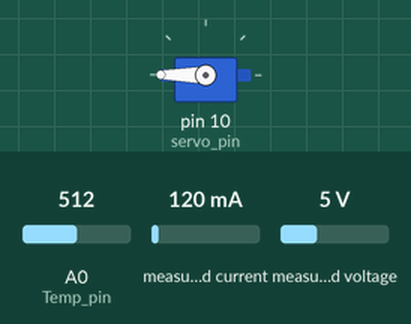
Recording of a sketch running on a simulated Arduino Uno, built with avr-gcc and run on an emulated ATmega328P. On the bench: servo. Inputs (shaded band) come from the test bench; at power-on: measured current 120 mA, A0 (Temp_pin) = 512, measured voltage 5 V. What the sketch prints to the serial monitor is not drawn.

Above: at 1.1 s.
1.2 s: measured current set to 273 mA
2.7 s: measured current set to 313 mA
At 3.1 s:
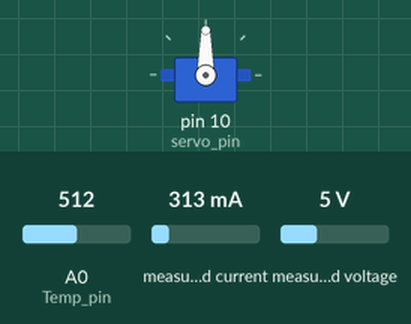
At 4.8 s:
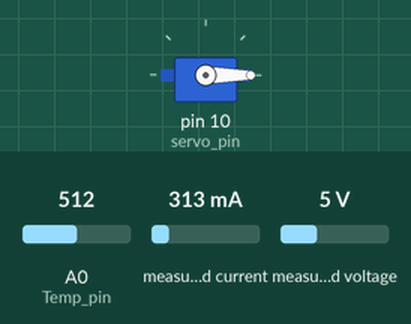
Timing chart, 0 to 8.8 s (numbered marks = the images above; inputs shaded):
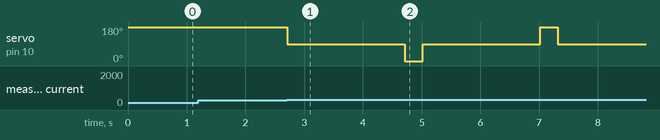

The sketch:

blinds1.0.ino
```cpp
#include <Adafruit_INA219.h>
#include <Servo.h>


int Temp_pin = A0;
int servo_pin = 10;
float temp_adjust = 4.5;
long closing_time = -1;
long current_pos;
int global_dir = 1; //
Adafruit_INA219 ina219;
Servo Servo;

void setup() {
  Serial.begin(9600);
  while (!Serial) {
    delay(1);
  }
  Serial.println("Hello!");
  Servo.attach(servo_pin); //Attach the servo to the arduino digital pin

  if (!ina219.begin()) {
    Serial.println("Failed to find INA219 chip");
    while (1) { delay(10); }
  }

  ina219.setCalibration_32V_1A();
  closing_time = initialize_blinds();

  delay(2000);
}

void loop() {
  decider();
  delay(300000); //wait 5 minutes
}

long initialize_blinds() {

  Servo.write(90 + 90 * global_dir);  // make sure its completely closed
  delay(300); // Time to let the servo spin up
  while (!motor_stall()) {}  //Keep detecting until stalled

  Servo.write(90);  //set the servo to stop
  current_pos = 100; //store the current curtain position
  delay(2000);

  long Time = millis(); //store starting time
  Servo.write(90 - 90 * global_dir);  //either 0/180
  delay(300);

  while (!motor_stall()) {}  //keep detecting until stalled

  long ElapsedTime = millis() - Time; //Calculate total time taken to open blinds
  Servo.write(90);  //set the servo to stop
  current_pos = 0; //store the current curtain position

  return ElapsedTime;
}

bool motor_stall() {
  float cutoff = 300;  //mA spike cutoff

  float shuntvoltage = 0;
  float busvoltage = 0;
  float current_mA = 0;
  float loadvoltage = 0;
  float power_mW = 0;

  shuntvoltage = ina219.getShuntVoltage_mV();
  busvoltage = ina219.getBusVoltage_V();
  current_mA = ina219.getCurrent_mA();
  power_mW = ina219.getPower_mW();
  loadvoltage = busvoltage + (shuntvoltage / 1000);

  // Serial.print("Bus Voltage:   ");  Serial.print(busvoltage);   Serial.println(" V");
  // Serial.print("Shunt Voltage: ");  Serial.print(shuntvoltage); Serial.println(" mV");
  // Serial.print("Load Voltage:  ");  Serial.print(loadvoltage);  Serial.println(" V");
  // Serial.print("Current:       ");  Serial.print(current_mA);   Serial.println(" mA");
  // Serial.print("Power:         ");  Serial.print(power_mW);     Serial.println(" mW");
  // Serial.println("");

  return (current_mA > cutoff);
}

float local_temp() {
  int num_readings = 5;

  float temp_sums = 0;
  for (int i = 0; i < num_readings; i++) {
    float celcius = (analogRead(A0) * temp_adjust - 500) / 10;
    temp_sums = celcius + temp_sums;
  }
  return temp_sums / num_readings;
}

void motor_control(float pos) {
  int dir = 0;
  long time_to_take = 0;

  if (pos > current_pos) {
    time_to_take = ((closing_time / 100) * (pos - current_pos));
    dir = 1 * global_dir;
  } else {
    time_to_take = ((closing_time / 100) * (current_pos - pos));
    dir = -1 * global_dir;
  }

  long start_time = millis();
  long time_taken = 0;

  Servo.write(90 + 90 * dir);
  delay(300); // Time to let the servo spin up
  do {
    time_taken = millis() - start_time;
  } while ((time_taken < time_to_take) && !motor_stall());

  Servo.write(90);
  // Serial.print("Moved from "); Serial.print(current_pos); Serial.print(" to position "); Serial.println(pos);
  current_pos = pos;
}

void decider() {

  //static values since Wi-Fi connection does not work.
  float time = 14; // time in hours
  float temp_preferred = 25;
  bool bright = true;

  float tempI = local_temp(); //temp in celcius
//   Serial.print("Local temperture is "); Serial.println(tempI);


//   Serial.println("Please give current time");
//   float time = get_input();
//   Serial.print(time); Serial.println(" given as time.");

//   Serial.println("Please give brightness");
//   bool bright = get_input();   //get brightness
//   Serial.print(bright); Serial.println(" given as brightness.");

//   Serial.println("Please give preferred temp");
//   float temp_preferred = get_input(); // TBA
//   Serial.print(temp_preferred); Serial.println(" given as preferred temperture.");

  if(time > 20 || time < 9) { //It is ~ night time
    motor_control(100);
    //return;
  } else {
    if (tempI > temp_preferred) { //inside temperature is hotter than the preferred temperature
      if (bright) {
        motor_control(100);
      } else {
        motor_control(0);
      }
    } else { // inside temperture is COLDER* than the preferred temperture
      if(bright) {
         motor_control(0);
      } else {
        //Do nothing
      }
    }
  }
}

int get_input() {
  while(Serial.available() == 0) {
  }
  int input = Serial.parseInt();
  // delay(1000);
  Serial.parseInt();
  return input;
}
```

Measured:
- the behaviour switches between 300 and 301 mA on measured current (found by bisection; images 0 and 1)
- after the input at 1.2 s, every drawn part: stays the same
- after the input at 2.7 s, servo on pin 10 (servo_pin): 180° → 90° at once, → 0° 2.0 s later, → 90° 0.31 s later, → 180° 2.0 s later, … (5 changes in this stretch)
